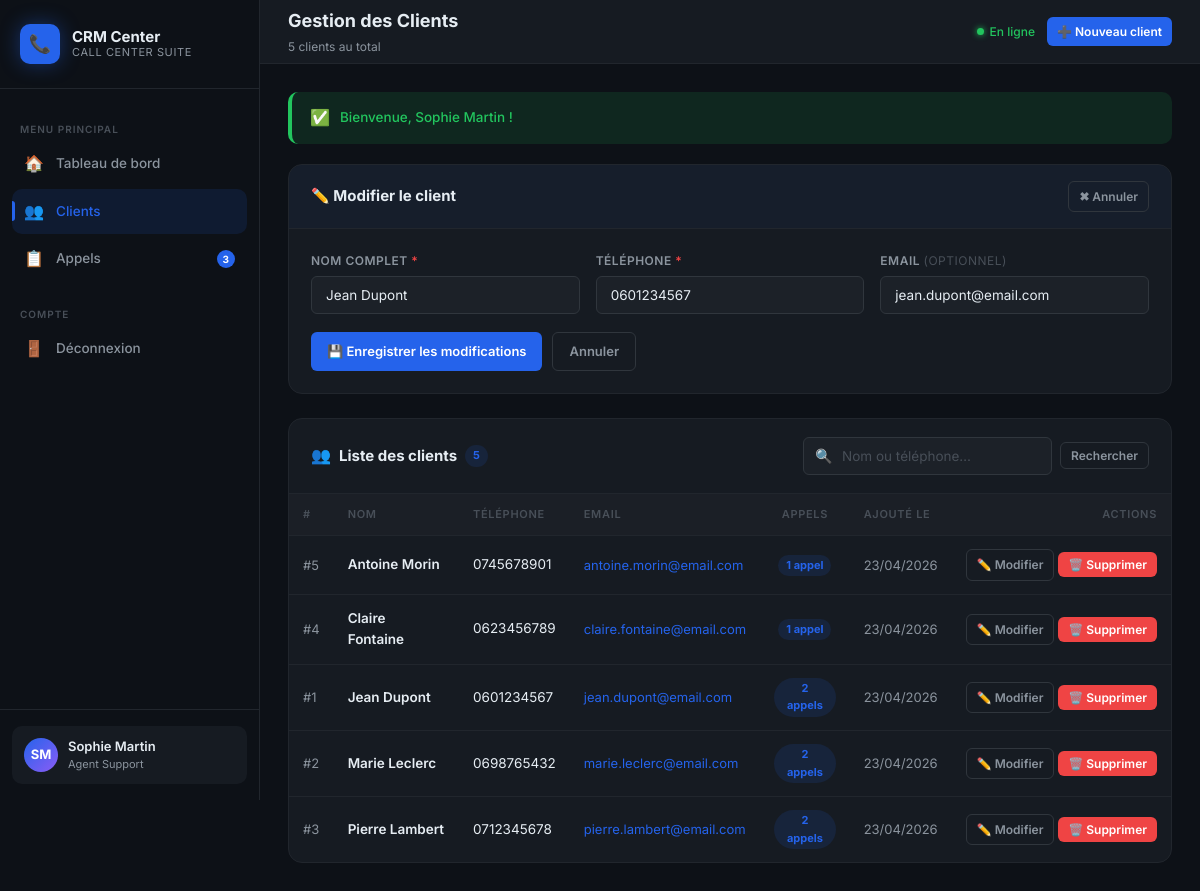
The app's page /clients.php?action=edit&id=1 (signed in) with its own data.
### tables this page shows
CREATE TABLE clients (
    id         INT UNSIGNED    AUTO_INCREMENT PRIMARY KEY,
    name       VARCHAR(100)    NOT NULL,
    phone      VARCHAR(30)     NOT NULL,
    email      VARCHAR(150)    DEFAULT NULL,
    notes      TEXT            DEFAULT NULL,
    created_at DATETIME        NOT NULL DEFAULT CURRENT_TIMESTAMP,
    updated_at DATETIME        NOT NULL DEFAULT CURRENT_TIMESTAMP ON UPDATE CURRENT_TIMESTAMP
);

### config.php (called while the page is built, shortened)
<?php
function get_flash(): ?array
{
    if (!empty($_SESSION['flash'])) {
        $flash = $_SESSION['flash'];
        return $flash;
    }
    return null;
}

### clients.php (the view, shortened to what this page needs)
<?php
require_once 'config.php';
$action     = trim($_GET['action'] ?? '');
$clientId   = (int) ($_GET['id']     ?? 0);
$formData   = ['name' => '', 'phone' => '', 'email' => ''];
if ($action === 'edit' && $clientId > 0 && $_SERVER['REQUEST_METHOD'] === 'GET') {
    $stmt = $pdo->prepare('SELECT * FROM clients WHERE id = :id');
    $stmt->execute([':id' => $clientId]);
    $editClient = $stmt->fetch();
    $formData = [
        'name'  => $editClient['name'],
        'phone' => $editClient['phone'],
        'email' => $editClient['email'] ?? '',
    ];
}
$search = trim($_GET['search'] ?? '');
if ($search !== '') {
    $like = '%' . $search . '%';
    $stmt = $pdo->prepare(
        'SELECT * FROM clients
         WHERE name LIKE :s1 OR phone LIKE :s2
         ORDER BY name ASC'
    );
    $stmt->execute([':s1' => $like, ':s2' => $like]);
} else {
    $stmt = $pdo->query('SELECT * FROM clients ORDER BY name ASC');
}
$clients = $stmt->fetchAll();
$callCounts = [];
$ccStmt = $pdo->query('SELECT client_id, COUNT(*) AS total FROM calls GROUP BY client_id');
foreach ($ccStmt->fetchAll() as $row) {
    $callCounts[$row['client_id']] = (int) $row['total'];
}
$flash = get_flash();
?>
<!DOCTYPE html>
<html lang="fr">
<head>
    <link rel="stylesheet" href="css/style.css">
</head>
<body>
<div class="app-wrapper">
    <?php include 'includes/sidebar.php'; ?>
    <div class="main-content">
        <header class="top-header">
            <div>
                <div class="header-title">Gestion des Clients</div>
                <div class="header-meta">
                    <?= count($clients) ?> client<?= count($clients) !== 1 ? 's' : '' ?>
                    <?= $search !== '' ? ' trouvé(s) pour « <strong>' . htmlspecialchars($search) . '</strong> »' : ' au total' ?>
                </div>
            </div>
            <div class="header-actions">
                <span class="status-badge-online">En ligne</span>
                <?php if ($action !== 'add'): ?>
                    <a href="clients.php?action=add" class="btn btn-primary btn-sm" id="btn-add-client">
                        ➕ Nouveau client
                    </a>
                <?php else: ?>
                    <a href="clients.php" class="btn btn-ghost btn-sm">✖ Annuler</a>
                <?php endif; ?>
            </div>
        </header>
        <div class="page-body">
            <?php if ($flash): ?>
                <div class="flash flash-<?= htmlspecialchars($flash['type']) ?>">
                    <span class="flash-icon"><?= $flash['type'] === 'success' ? '✅' : '❌' ?></span>
                    <?= htmlspecialchars($flash['message']) ?>
                </div>
            <?php endif; ?>
            <?php if ($action === 'add' || ($action === 'edit' && $clientId > 0)): ?>
            <div class="form-panel" id="client-form-panel">
                <div class="form-panel-header">
                    <div class="form-panel-title">
                        <?= $action === 'add' ? '➕ Ajouter un nouveau client' : '✏️ Modifier le client' ?>
                    </div>
                    <a href="clients.php" class="btn btn-ghost btn-sm">✖ Annuler</a>
                </div>
                <div class="form-panel-body">
                    <form
                        method="POST"
                        action="clients.php?action=<?= htmlspecialchars($action) ?><?= $action === 'edit' ? '&id=' . $clientId : '' ?>"
                        novalidate
                        id="client-form"
                    >
                        <div class="form-grid">
                            <div class="form-group">
                                <label for="name">Nom complet <span style="color:var(--danger)">*</span></label>
                                <input
                                    type="text"
                                    id="name"
                                    name="name"
                                    value="<?= htmlspecialchars($formData['name']) ?>"
                                    placeholder="Ex : Jean Dupont"
                                    maxlength="100"
                                    required
                                    autofocus
                                >
                            </div>
                            <div class="form-group">
                                <label for="phone">Téléphone <span style="color:var(--danger)">*</span></label>
                                <input
                                    type="tel"
                                    id="phone"
                                    name="phone"
                                    value="<?= htmlspecialchars($formData['phone']) ?>"
                                    placeholder="Ex : 06 01 23 45 67"
                                    maxlength="30"
                                    required
                                >
                            </div>
                            <div class="form-group">
                                <label for="email">Email <span style="color:var(--text-muted);font-weight:400;">(optionnel)</span></label>
                                <input
                                    type="email"
                                    id="email"
                                    name="email"
                                    value="<?= htmlspecialchars($formData['email']) ?>"
                                    placeholder="Ex : jean@example.com"
                                    maxlength="150"
                                >
                            </div>
                        </div>
                        <div class="form-actions" style="margin-top:18px;">
                            <button type="submit" class="btn btn-primary" id="btn-submit-client">
                                <?= $action === 'add' ? '➕ Ajouter le client' : '💾 Enregistrer les modifications' ?>
                            </button>
                            <a href="clients.php" class="btn btn-ghost">Annuler</a>
                        </div>
                    </form>
                </div>
            </div>
            <?php endif; ?>
            <div class="panel">
                <div class="panel-header">
                    <div class="panel-title">
                        <span class="panel-icon">👥</span>
                        Liste des clients
                        <span class="client-count-pill"><?= count($clients) ?></span>
                    </div>
                    <form method="GET" action="clients.php" id="search-form" style="display:flex;gap:8px;align-items:center;">
                        <div class="search-bar">
                            <span class="search-icon">🔍</span>
                            <input
                                type="text"
                                name="search"
                                id="search-input"
                                value="<?= htmlspecialchars($search) ?>"
                                placeholder="Nom ou téléphone…"
                                autocomplete="off"
                            >
                        </div>
                        <button type="submit" class="btn btn-ghost btn-sm">Rechercher</button>
                    </form>
                </div>
                <div class="table-wrapper">
                    <?php if (empty($clients)): ?>
                        <div class="empty-state">
                            <div class="empty-icon">👥</div>
                            <?php if ($search !== ''): ?>
                                <h3>Aucun résultat pour « <?= htmlspecialchars($search) ?> »</h3>
                                <p>Essayez un autre nom ou numéro de téléphone.</p>
                            <?php else: ?>
                                <h3>Aucun client enregistré</h3>
                                <p>Cliquez sur <strong>Nouveau client</strong> pour commencer.</p>
                            <?php endif; ?>
                        </div>
                    <?php else: ?>
                    <table id="clients-table">
                        <thead>
                            <tr>
                                <th>#</th>
                                <th>Nom</th>
                                <th>Téléphone</th>
                                <th>Email</th>
                                <th style="text-align:center;">Appels</th>
                                <th>Ajouté le</th>
                                <th style="text-align:right;">Actions</th>
                            </tr>
                        </thead>
                        <tbody>
                            <?php foreach ($clients as $client): ?>
                            <tr id="row-client-<?= $client['id'] ?>">
                                <td class="td-muted">#<?= $client['id'] ?></td>
                                <td>
                                    <div style="font-weight:600;">
                                        <?php
                                        $name = htmlspecialchars($client['name']);
                                        echo $name;
                                        ?>
                                    </div>
                                </td>
                                <td>
                                    <?php
                                    $phone = htmlspecialchars($client['phone']);
                                    echo $phone;
                                    ?>
                                </td>
                                <td class="td-muted">
                                    <?php if (!empty($client['email'])): ?>
                                        <a href="mailto:<?= htmlspecialchars($client['email']) ?>"
                                           style="color:var(--accent);font-size:13px;">
                                            <?= htmlspecialchars($client['email']) ?>
                                        </a>
                                    <?php else: ?>
                                        <span class="no-calls">—</span>
                                    <?php endif; ?>
                                </td>
                                <td class="call-count-cell">
                                    <?php $cnt = $callCounts[$client['id']] ?? 0; ?>
                                    <?php if ($cnt > 0): ?>
                                        <a href="calls.php?client_id=<?= $client['id'] ?>"
                                           class="client-count-pill"
                                           title="Voir les appels de ce client">
                                            <?= $cnt ?> appel<?= $cnt > 1 ? 's' : '' ?>
                                        </a>
                                    <?php else: ?>
                                        <span class="no-calls">Aucun</span>
                                    <?php endif; ?>
                                </td>
                                <td class="td-muted" style="font-size:12px;">
                                    <?= date('d/m/Y', strtotime($client['created_at'])) ?>
                                </td>
                                <td class="action-col" style="text-align:right;">
                                    <a href="clients.php?action=edit&id=<?= $client['id'] ?>"
                                       class="btn btn-ghost btn-sm"
                                       id="btn-edit-client-<?= $client['id'] ?>"
                                       title="Modifier ce client">
                                        ✏️ Modifier
                                    </a>
                                    <button
                                        class="btn btn-danger btn-sm"
                                        id="btn-delete-client-<?= $client['id'] ?>"
                                        title="Supprimer ce client"
                                        onclick="confirmDelete(
                                            <?= $client['id'] ?>,
                                            '<?= addslashes(htmlspecialchars($client['name'])) ?>'
                                        )">
                                        🗑️ Supprimer
                                    </button>
                                </td>
                            </tr>
                            <?php endforeach; ?>
                        </tbody>
                    </table>
                    <?php endif; ?>
                </div>
            </div>
        </div>
    </div>
</div>
</body>
</html>

### clients.php (style rules this page uses)
.client-count-pill { display: inline-block; background: var(--accent-light); color: var(--accent); font-size: 11px; font-weight: 700; padding: 2px 8px; border-radius: 20px; }
.form-panel { background: var(--bg-card); border: 1px solid var(--border); border-radius: var(--radius-lg); overflow: hidden; margin-bottom: 24px; animation: slideDown .2s ease; }
.form-panel-header { display: flex; align-items: center; justify-content: space-between; padding: 16px 22px; border-bottom: 1px solid var(--border); background: rgba(37,99,235,.04); }
.form-panel-title { font-size: 15px; font-weight: 700; color: var(--text-primary); display: flex; align-items: center; gap: 8px; }
.form-panel-body { padding: 22px; }
.action-col { white-space: nowrap; }
.call-count-cell { text-align: center; }

### records on screen
clients: name "Jean Dupont", phone "0601234567", email "jean.dupont@email.com", id "1", cnt "2", shows "s", created_at "23/04/2026"
clients: id "5", name "Antoine Morin", phone "0745678901", email "antoine.morin@email.com", cnt "1", created_at "23/04/2026"
clients: id "4", name "Claire Fontaine", phone "0623456789", email "claire.fontaine@email.com", cnt "1", created_at "23/04/2026"
clients: id "2", name "Marie Leclerc", phone "0698765432", email "marie.leclerc@email.com", shows "s", created_at "23/04/2026"
clients: id "3", name "Pierre Lambert", phone "0712345678", email "pierre.lambert@email.com", cnt "2", shows "s", created_at "23/04/2026"

### other values on screen
$pendingCount "3"
$initials "SM"
$agentName "Sophie Martin"
count($clients) "5"
$flash['message'] "Bienvenue, Sophie Martin !"
